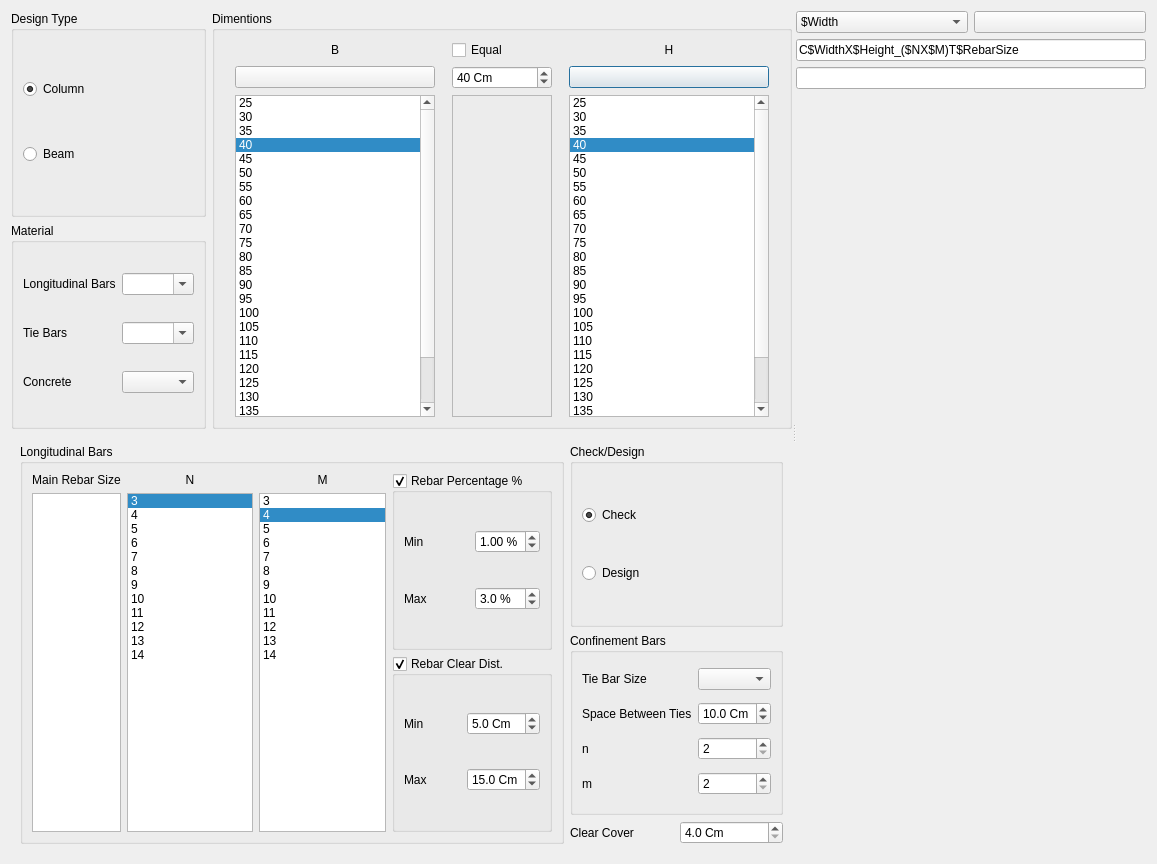
<?xml version="1.0" encoding="UTF-8"?>
<ui version="4.0">
 <class>Dialog</class>
 <widget class="QDialog" name="Dialog">
  <property name="geometry">
   <rect>
    <x>0</x>
    <y>0</y>
    <width>1157</width>
    <height>864</height>
   </rect>
  </property>
  <property name="windowTitle">
   <string>Create Section</string>
  </property>
  <layout class="QVBoxLayout" name="verticalLayout_10">
   <item>
    <widget class="QSplitter" name="splitter">
     <property name="orientation">
      <enum>Qt::Horizontal</enum>
     </property>
     <widget class="QWidget" name="widget_2" native="true">
      <layout class="QVBoxLayout" name="verticalLayout_12">
       <item>
        <layout class="QHBoxLayout" name="horizontalLayout">
         <item>
          <layout class="QVBoxLayout" name="verticalLayout_2">
           <item>
            <widget class="QGroupBox" name="groupBox">
             <property name="title">
              <string>Design Type</string>
             </property>
             <layout class="QVBoxLayout" name="verticalLayout">
              <item>
               <widget class="QRadioButton" name="column_type">
                <property name="text">
                 <string>Column</string>
                </property>
                <property name="checked">
                 <bool>true</bool>
                </property>
               </widget>
              </item>
              <item>
               <widget class="QRadioButton" name="beam_type">
                <property name="text">
                 <string>Beam</string>
                </property>
               </widget>
              </item>
             </layout>
            </widget>
           </item>
           <item>
            <widget class="QGroupBox" name="groupBox_2">
             <property name="title">
              <string>Material</string>
             </property>
             <layout class="QGridLayout" name="gridLayout_2">
              <item row="2" column="1">
               <widget class="QComboBox" name="concrete_mats"/>
              </item>
              <item row="0" column="0">
               <widget class="QLabel" name="label">
                <property name="text">
                 <string>Longitudinal Bars</string>
                </property>
                <property name="buddy">
                 <cstring>widget_2</cstring>
                </property>
               </widget>
              </item>
              <item row="0" column="1">
               <widget class="QComboBox" name="longitudinal_bars_mats">
                <property name="editable">
                 <bool>true</bool>
                </property>
               </widget>
              </item>
              <item row="1" column="0">
               <widget class="QLabel" name="label_2">
                <property name="text">
                 <string>Tie Bars</string>
                </property>
               </widget>
              </item>
              <item row="2" column="0">
               <widget class="QLabel" name="label_3">
                <property name="text">
                 <string>Concrete</string>
                </property>
               </widget>
              </item>
              <item row="1" column="1">
               <widget class="QComboBox" name="tie_bars_mats">
                <property name="editable">
                 <bool>true</bool>
                </property>
               </widget>
              </item>
             </layout>
            </widget>
           </item>
          </layout>
         </item>
         <item>
          <widget class="QGroupBox" name="groupBox_3">
           <property name="title">
            <string>Dimentions</string>
           </property>
           <layout class="QGridLayout" name="gridLayout_5">
            <item row="3" column="1">
             <widget class="QFrame" name="frame">
              <property name="frameShape">
               <enum>QFrame::StyledPanel</enum>
              </property>
              <property name="frameShadow">
               <enum>QFrame::Raised</enum>
              </property>
              <layout class="QVBoxLayout" name="verticalLayout_5">
               <item>
                <spacer name="verticalSpacer_2">
                 <property name="orientation">
                  <enum>Qt::Vertical</enum>
                 </property>
                 <property name="sizeHint" stdset="0">
                  <size>
                   <width>20</width>
                   <height>40</height>
                  </size>
                 </property>
                </spacer>
               </item>
              </layout>
             </widget>
            </item>
            <item row="2" column="2">
             <widget class="QPushButton" name="height_add_button">
              <property name="text">
               <string/>
              </property>
              <property name="icon">
               <iconset resource="../../civiltools.qrc">
                <normaloff>:/civiltools/images/down.svg</normaloff>:/civiltools/images/down.svg</iconset>
              </property>
             </widget>
            </item>
            <item row="2" column="1">
             <widget class="QSpinBox" name="dimension">
              <property name="maximumSize">
               <size>
                <width>100</width>
                <height>16777215</height>
               </size>
              </property>
              <property name="suffix">
               <string> Cm</string>
              </property>
              <property name="prefix">
               <string/>
              </property>
              <property name="minimum">
               <number>25</number>
              </property>
              <property name="maximum">
               <number>200</number>
              </property>
              <property name="singleStep">
               <number>5</number>
              </property>
              <property name="value">
               <number>40</number>
              </property>
             </widget>
            </item>
            <item row="2" column="0">
             <widget class="QPushButton" name="width_add_button">
              <property name="text">
               <string/>
              </property>
              <property name="icon">
               <iconset resource="../../civiltools.qrc">
                <normaloff>:/civiltools/images/down.svg</normaloff>:/civiltools/images/down.svg</iconset>
              </property>
             </widget>
            </item>
            <item row="3" column="0">
             <widget class="QListWidget" name="width_list">
              <property name="maximumSize">
               <size>
                <width>200</width>
                <height>16777215</height>
               </size>
              </property>
              <property name="selectionMode">
               <enum>QAbstractItemView::ExtendedSelection</enum>
              </property>
              <property name="selectionRectVisible">
               <bool>false</bool>
              </property>
              <property name="currentRow">
               <number>3</number>
              </property>
              <property name="sortingEnabled">
               <bool>false</bool>
              </property>
              <item>
               <property name="text">
                <string>25</string>
               </property>
              </item>
              <item>
               <property name="text">
                <string>30</string>
               </property>
              </item>
              <item>
               <property name="text">
                <string>35</string>
               </property>
              </item>
              <item>
               <property name="text">
                <string>40</string>
               </property>
              </item>
              <item>
               <property name="text">
                <string>45</string>
               </property>
              </item>
              <item>
               <property name="text">
                <string>50</string>
               </property>
              </item>
              <item>
               <property name="text">
                <string>55</string>
               </property>
              </item>
              <item>
               <property name="text">
                <string>60</string>
               </property>
              </item>
              <item>
               <property name="text">
                <string>65</string>
               </property>
              </item>
              <item>
               <property name="text">
                <string>70</string>
               </property>
              </item>
              <item>
               <property name="text">
                <string>75</string>
               </property>
              </item>
              <item>
               <property name="text">
                <string>80</string>
               </property>
              </item>
              <item>
               <property name="text">
                <string>85</string>
               </property>
              </item>
              <item>
               <property name="text">
                <string>90</string>
               </property>
              </item>
              <item>
               <property name="text">
                <string>95</string>
               </property>
              </item>
              <item>
               <property name="text">
                <string>100</string>
               </property>
              </item>
              <item>
               <property name="text">
                <string>105</string>
               </property>
              </item>
              <item>
               <property name="text">
                <string>110</string>
               </property>
              </item>
              <item>
               <property name="text">
                <string>115</string>
               </property>
              </item>
              <item>
               <property name="text">
                <string>120</string>
               </property>
              </item>
              <item>
               <property name="text">
                <string>125</string>
               </property>
              </item>
              <item>
               <property name="text">
                <string>130</string>
               </property>
              </item>
              <item>
               <property name="text">
                <string>135</string>
               </property>
              </item>
              <item>
               <property name="text">
                <string>140</string>
               </property>
              </item>
              <item>
               <property name="text">
                <string>145</string>
               </property>
              </item>
              <item>
               <property name="text">
                <string>150</string>
               </property>
              </item>
             </widget>
            </item>
            <item row="1" column="2">
             <widget class="QLabel" name="label_9">
              <property name="text">
               <string>H</string>
              </property>
              <property name="alignment">
               <set>Qt::AlignCenter</set>
              </property>
             </widget>
            </item>
            <item row="1" column="0">
             <widget class="QLabel" name="label_8">
              <property name="text">
               <string>B</string>
              </property>
              <property name="alignment">
               <set>Qt::AlignCenter</set>
              </property>
             </widget>
            </item>
            <item row="3" column="2">
             <widget class="QListWidget" name="height_list">
              <property name="maximumSize">
               <size>
                <width>200</width>
                <height>16777215</height>
               </size>
              </property>
              <property name="alternatingRowColors">
               <bool>false</bool>
              </property>
              <property name="selectionMode">
               <enum>QAbstractItemView::ExtendedSelection</enum>
              </property>
              <property name="selectionRectVisible">
               <bool>false</bool>
              </property>
              <property name="currentRow">
               <number>3</number>
              </property>
              <property name="sortingEnabled">
               <bool>false</bool>
              </property>
              <item>
               <property name="text">
                <string>25</string>
               </property>
              </item>
              <item>
               <property name="text">
                <string>30</string>
               </property>
              </item>
              <item>
               <property name="text">
                <string>35</string>
               </property>
              </item>
              <item>
               <property name="text">
                <string>40</string>
               </property>
              </item>
              <item>
               <property name="text">
                <string>45</string>
               </property>
              </item>
              <item>
               <property name="text">
                <string>50</string>
               </property>
              </item>
              <item>
               <property name="text">
                <string>55</string>
               </property>
              </item>
              <item>
               <property name="text">
                <string>60</string>
               </property>
              </item>
              <item>
               <property name="text">
                <string>65</string>
               </property>
              </item>
              <item>
               <property name="text">
                <string>70</string>
               </property>
              </item>
              <item>
               <property name="text">
                <string>75</string>
               </property>
              </item>
              <item>
               <property name="text">
                <string>80</string>
               </property>
              </item>
              <item>
               <property name="text">
                <string>85</string>
               </property>
              </item>
              <item>
               <property name="text">
                <string>90</string>
               </property>
              </item>
              <item>
               <property name="text">
                <string>95</string>
               </property>
              </item>
              <item>
               <property name="text">
                <string>100</string>
               </property>
              </item>
              <item>
               <property name="text">
                <string>105</string>
               </property>
              </item>
              <item>
               <property name="text">
                <string>110</string>
               </property>
              </item>
              <item>
               <property name="text">
                <string>115</string>
               </property>
              </item>
              <item>
               <property name="text">
                <string>120</string>
               </property>
              </item>
              <item>
               <property name="text">
                <string>125</string>
               </property>
              </item>
              <item>
               <property name="text">
                <string>130</string>
               </property>
              </item>
              <item>
               <property name="text">
                <string>135</string>
               </property>
              </item>
              <item>
               <property name="text">
                <string>140</string>
               </property>
              </item>
              <item>
               <property name="text">
                <string>145</string>
               </property>
              </item>
              <item>
               <property name="text">
                <string>150</string>
               </property>
              </item>
             </widget>
            </item>
            <item row="1" column="1">
             <widget class="QCheckBox" name="equal_checkbox">
              <property name="text">
               <string>Equal</string>
              </property>
             </widget>
            </item>
           </layout>
          </widget>
         </item>
        </layout>
       </item>
       <item>
        <widget class="QStackedWidget" name="beam_column_stacked">
         <property name="currentIndex">
          <number>0</number>
         </property>
         <widget class="QWidget" name="column_page">
          <layout class="QHBoxLayout" name="horizontalLayout_2">
           <item>
            <widget class="QGroupBox" name="groupBox_5">
             <property name="title">
              <string>Longitudinal Bars</string>
             </property>
             <layout class="QGridLayout" name="gridLayout_3">
              <item row="1" column="0">
               <layout class="QVBoxLayout" name="verticalLayout_6">
                <item>
                 <widget class="QLabel" name="label_23">
                  <property name="text">
                   <string>Main Rebar Size</string>
                  </property>
                  <property name="alignment">
                   <set>Qt::AlignCenter</set>
                  </property>
                 </widget>
                </item>
                <item>
                 <widget class="QListWidget" name="main_rebar_size_list">
                  <property name="selectionMode">
                   <enum>QAbstractItemView::ExtendedSelection</enum>
                  </property>
                  <property name="currentRow">
                   <number>-1</number>
                  </property>
                  <property name="sortingEnabled">
                   <bool>true</bool>
                  </property>
                 </widget>
                </item>
               </layout>
              </item>
              <item row="1" column="1">
               <layout class="QGridLayout" name="gridLayout">
                <item row="0" column="1">
                 <widget class="QLabel" name="label_18">
                  <property name="toolTip">
                   <string>Number Of Rebars in 2d Dir</string>
                  </property>
                  <property name="text">
                   <string>M</string>
                  </property>
                  <property name="alignment">
                   <set>Qt::AlignCenter</set>
                  </property>
                 </widget>
                </item>
                <item row="0" column="0">
                 <widget class="QLabel" name="label_16">
                  <property name="toolTip">
                   <string>Number Of Rebars in 3d Dir</string>
                  </property>
                  <property name="text">
                   <string>N</string>
                  </property>
                  <property name="alignment">
                   <set>Qt::AlignCenter</set>
                  </property>
                 </widget>
                </item>
                <item row="2" column="0">
                 <widget class="QListWidget" name="x_rebar_list">
                  <property name="selectionMode">
                   <enum>QAbstractItemView::ExtendedSelection</enum>
                  </property>
                  <property name="currentRow">
                   <number>0</number>
                  </property>
                  <item>
                   <property name="text">
                    <string>3</string>
                   </property>
                  </item>
                  <item>
                   <property name="text">
                    <string>4</string>
                   </property>
                  </item>
                  <item>
                   <property name="text">
                    <string>5</string>
                   </property>
                  </item>
                  <item>
                   <property name="text">
                    <string>6</string>
                   </property>
                  </item>
                  <item>
                   <property name="text">
                    <string>7</string>
                   </property>
                  </item>
                  <item>
                   <property name="text">
                    <string>8</string>
                   </property>
                  </item>
                  <item>
                   <property name="text">
                    <string>9</string>
                   </property>
                  </item>
                  <item>
                   <property name="text">
                    <string>10</string>
                   </property>
                  </item>
                  <item>
                   <property name="text">
                    <string>11</string>
                   </property>
                  </item>
                  <item>
                   <property name="text">
                    <string>12</string>
                   </property>
                  </item>
                  <item>
                   <property name="text">
                    <string>13</string>
                   </property>
                  </item>
                  <item>
                   <property name="text">
                    <string>14</string>
                   </property>
                  </item>
                 </widget>
                </item>
                <item row="2" column="1">
                 <widget class="QListWidget" name="y_rebar_list">
                  <property name="selectionMode">
                   <enum>QAbstractItemView::ExtendedSelection</enum>
                  </property>
                  <property name="currentRow">
                   <number>1</number>
                  </property>
                  <item>
                   <property name="text">
                    <string>3</string>
                   </property>
                  </item>
                  <item>
                   <property name="text">
                    <string>4</string>
                   </property>
                  </item>
                  <item>
                   <property name="text">
                    <string>5</string>
                   </property>
                  </item>
                  <item>
                   <property name="text">
                    <string>6</string>
                   </property>
                  </item>
                  <item>
                   <property name="text">
                    <string>7</string>
                   </property>
                  </item>
                  <item>
                   <property name="text">
                    <string>8</string>
                   </property>
                  </item>
                  <item>
                   <property name="text">
                    <string>9</string>
                   </property>
                  </item>
                  <item>
                   <property name="text">
                    <string>10</string>
                   </property>
                  </item>
                  <item>
                   <property name="text">
                    <string>11</string>
                   </property>
                  </item>
                  <item>
                   <property name="text">
                    <string>12</string>
                   </property>
                  </item>
                  <item>
                   <property name="text">
                    <string>13</string>
                   </property>
                  </item>
                  <item>
                   <property name="text">
                    <string>14</string>
                   </property>
                  </item>
                 </widget>
                </item>
               </layout>
              </item>
              <item row="1" column="2">
               <layout class="QVBoxLayout" name="verticalLayout_7">
                <item>
                 <widget class="QGroupBox" name="rebar_percentage">
                  <property name="title">
                   <string>Rebar Percentage %</string>
                  </property>
                  <property name="checkable">
                   <bool>true</bool>
                  </property>
                  <property name="checked">
                   <bool>true</bool>
                  </property>
                  <layout class="QGridLayout" name="gridLayout_6">
                   <item row="0" column="0">
                    <widget class="QLabel" name="label_20">
                     <property name="text">
                      <string>Min</string>
                     </property>
                    </widget>
                   </item>
                   <item row="0" column="1">
                    <widget class="QDoubleSpinBox" name="min_p">
                     <property name="suffix">
                      <string> %</string>
                     </property>
                     <property name="decimals">
                      <number>2</number>
                     </property>
                     <property name="minimum">
                      <double>0.980000000000000</double>
                     </property>
                     <property name="maximum">
                      <double>3.000000000000000</double>
                     </property>
                     <property name="singleStep">
                      <double>0.100000000000000</double>
                     </property>
                     <property name="value">
                      <double>1.000000000000000</double>
                     </property>
                    </widget>
                   </item>
                   <item row="1" column="0">
                    <widget class="QLabel" name="label_19">
                     <property name="text">
                      <string>Max</string>
                     </property>
                    </widget>
                   </item>
                   <item row="1" column="1">
                    <widget class="QDoubleSpinBox" name="max_p">
                     <property name="suffix">
                      <string> %</string>
                     </property>
                     <property name="decimals">
                      <number>1</number>
                     </property>
                     <property name="minimum">
                      <double>1.000000000000000</double>
                     </property>
                     <property name="maximum">
                      <double>8.000000000000000</double>
                     </property>
                     <property name="singleStep">
                      <double>0.100000000000000</double>
                     </property>
                     <property name="value">
                      <double>3.000000000000000</double>
                     </property>
                    </widget>
                   </item>
                  </layout>
                 </widget>
                </item>
                <item>
                 <widget class="QGroupBox" name="rebar_clear_distance">
                  <property name="title">
                   <string>Rebar Clear Dist.</string>
                  </property>
                  <property name="checkable">
                   <bool>true</bool>
                  </property>
                  <property name="checked">
                   <bool>true</bool>
                  </property>
                  <layout class="QGridLayout" name="gridLayout_7">
                   <item row="1" column="1">
                    <widget class="QDoubleSpinBox" name="max_rebar_dist">
                     <property name="suffix">
                      <string> Cm</string>
                     </property>
                     <property name="decimals">
                      <number>1</number>
                     </property>
                     <property name="minimum">
                      <double>5.000000000000000</double>
                     </property>
                     <property name="maximum">
                      <double>30.000000000000000</double>
                     </property>
                     <property name="singleStep">
                      <double>1.000000000000000</double>
                     </property>
                     <property name="value">
                      <double>15.000000000000000</double>
                     </property>
                    </widget>
                   </item>
                   <item row="0" column="0">
                    <widget class="QLabel" name="label_21">
                     <property name="text">
                      <string>Min</string>
                     </property>
                    </widget>
                   </item>
                   <item row="1" column="0">
                    <widget class="QLabel" name="label_22">
                     <property name="text">
                      <string>Max</string>
                     </property>
                    </widget>
                   </item>
                   <item row="0" column="1">
                    <widget class="QDoubleSpinBox" name="min_rebar_dist">
                     <property name="suffix">
                      <string> Cm</string>
                     </property>
                     <property name="decimals">
                      <number>1</number>
                     </property>
                     <property name="minimum">
                      <double>3.000000000000000</double>
                     </property>
                     <property name="maximum">
                      <double>30.000000000000000</double>
                     </property>
                     <property name="singleStep">
                      <double>1.000000000000000</double>
                     </property>
                     <property name="value">
                      <double>5.000000000000000</double>
                     </property>
                    </widget>
                   </item>
                  </layout>
                 </widget>
                </item>
               </layout>
              </item>
             </layout>
            </widget>
           </item>
           <item>
            <layout class="QVBoxLayout" name="verticalLayout_8">
             <item>
              <widget class="QGroupBox" name="groupBox_4">
               <property name="title">
                <string>Check/Design</string>
               </property>
               <layout class="QVBoxLayout" name="verticalLayout_3">
                <item>
                 <widget class="QRadioButton" name="check">
                  <property name="text">
                   <string>Check</string>
                  </property>
                  <property name="checked">
                   <bool>true</bool>
                  </property>
                 </widget>
                </item>
                <item>
                 <widget class="QRadioButton" name="design">
                  <property name="text">
                   <string>Design</string>
                  </property>
                 </widget>
                </item>
               </layout>
              </widget>
             </item>
             <item>
              <widget class="QGroupBox" name="groupBox_6">
               <property name="title">
                <string>Confinement Bars</string>
               </property>
               <layout class="QGridLayout" name="gridLayout_4">
                <item row="4" column="0">
                 <widget class="QLabel" name="label_14">
                  <property name="text">
                   <string>m</string>
                  </property>
                 </widget>
                </item>
                <item row="4" column="1">
                 <widget class="QSpinBox" name="m_2">
                  <property name="suffix">
                   <string/>
                  </property>
                  <property name="prefix">
                   <string/>
                  </property>
                  <property name="minimum">
                   <number>2</number>
                  </property>
                  <property name="maximum">
                   <number>20</number>
                  </property>
                  <property name="singleStep">
                   <number>1</number>
                  </property>
                  <property name="value">
                   <number>2</number>
                  </property>
                 </widget>
                </item>
                <item row="1" column="0">
                 <widget class="QLabel" name="label_17">
                  <property name="text">
                   <string>Tie Bar Size</string>
                  </property>
                 </widget>
                </item>
                <item row="2" column="0">
                 <widget class="QLabel" name="label_12">
                  <property name="text">
                   <string>Space Between Ties</string>
                  </property>
                 </widget>
                </item>
                <item row="3" column="0">
                 <widget class="QLabel" name="label_13">
                  <property name="text">
                   <string>n</string>
                  </property>
                 </widget>
                </item>
                <item row="2" column="1">
                 <widget class="QDoubleSpinBox" name="tie_space">
                  <property name="suffix">
                   <string> Cm</string>
                  </property>
                  <property name="decimals">
                   <number>1</number>
                  </property>
                  <property name="minimum">
                   <double>5.000000000000000</double>
                  </property>
                  <property name="maximum">
                   <double>25.000000000000000</double>
                  </property>
                  <property name="value">
                   <double>10.000000000000000</double>
                  </property>
                 </widget>
                </item>
                <item row="3" column="1">
                 <widget class="QSpinBox" name="n_2">
                  <property name="suffix">
                   <string/>
                  </property>
                  <property name="prefix">
                   <string/>
                  </property>
                  <property name="minimum">
                   <number>2</number>
                  </property>
                  <property name="maximum">
                   <number>20</number>
                  </property>
                  <property name="singleStep">
                   <number>1</number>
                  </property>
                  <property name="value">
                   <number>2</number>
                  </property>
                 </widget>
                </item>
                <item row="1" column="1">
                 <widget class="QComboBox" name="tie_bar_size"/>
                </item>
               </layout>
              </widget>
             </item>
             <item>
              <layout class="QHBoxLayout" name="horizontalLayout_4">
               <item>
                <widget class="QLabel" name="label_7">
                 <property name="text">
                  <string>Clear Cover</string>
                 </property>
                </widget>
               </item>
               <item>
                <widget class="QDoubleSpinBox" name="column_cover">
                 <property name="suffix">
                  <string> Cm</string>
                 </property>
                 <property name="decimals">
                  <number>1</number>
                 </property>
                 <property name="minimum">
                  <double>4.000000000000000</double>
                 </property>
                 <property name="maximum">
                  <double>10.000000000000000</double>
                 </property>
                 <property name="value">
                  <double>4.000000000000000</double>
                 </property>
                </widget>
               </item>
              </layout>
             </item>
            </layout>
           </item>
          </layout>
         </widget>
         <widget class="QWidget" name="beam_page">
          <layout class="QVBoxLayout" name="verticalLayout_4">
           <item>
            <layout class="QHBoxLayout" name="horizontalLayout_3">
             <item>
              <widget class="QLabel" name="label_15">
               <property name="text">
                <string>Cover to Center</string>
               </property>
              </widget>
             </item>
             <item>
              <widget class="QDoubleSpinBox" name="beam_cover">
               <property name="suffix">
                <string> Cm</string>
               </property>
               <property name="decimals">
                <number>1</number>
               </property>
               <property name="minimum">
                <double>4.000000000000000</double>
               </property>
               <property name="maximum">
                <double>15.000000000000000</double>
               </property>
               <property name="value">
                <double>6.000000000000000</double>
               </property>
              </widget>
             </item>
             <item>
              <spacer name="horizontalSpacer">
               <property name="orientation">
                <enum>Qt::Horizontal</enum>
               </property>
               <property name="sizeHint" stdset="0">
                <size>
                 <width>40</width>
                 <height>20</height>
                </size>
               </property>
              </spacer>
             </item>
            </layout>
           </item>
           <item>
            <spacer name="verticalSpacer">
             <property name="orientation">
              <enum>Qt::Vertical</enum>
             </property>
             <property name="sizeHint" stdset="0">
              <size>
               <width>20</width>
               <height>204</height>
              </size>
             </property>
            </spacer>
           </item>
          </layout>
         </widget>
        </widget>
       </item>
      </layout>
     </widget>
     <widget class="QWidget" name="widget_3" native="true">
      <layout class="QGridLayout" name="gridLayout_9">
       <item row="1" column="0" colspan="2">
        <widget class="QLineEdit" name="section_pattern_name">
         <property name="text">
          <string>C$WidthX$Height_($NX$M)T$RebarSize</string>
         </property>
        </widget>
       </item>
       <item row="0" column="1">
        <widget class="QPushButton" name="add_name_pattern_button">
         <property name="text">
          <string/>
         </property>
         <property name="icon">
          <iconset resource="../../civiltools.qrc">
           <normaloff>:/civiltools/images/add.svg</normaloff>:/civiltools/images/add.svg</iconset>
         </property>
        </widget>
       </item>
       <item row="2" column="0" colspan="2">
        <widget class="QLineEdit" name="section_name">
         <property name="readOnly">
          <bool>true</bool>
         </property>
        </widget>
       </item>
       <item row="0" column="0">
        <widget class="QComboBox" name="name_pattern_box">
         <item>
          <property name="text">
           <string>$Width</string>
          </property>
         </item>
         <item>
          <property name="text">
           <string>$Height</string>
          </property>
         </item>
         <item>
          <property name="text">
           <string>$TotalRebars</string>
          </property>
         </item>
         <item>
          <property name="text">
           <string>$RebarSize</string>
          </property>
         </item>
         <item>
          <property name="text">
           <string>$N</string>
          </property>
         </item>
         <item>
          <property name="text">
           <string>$M</string>
          </property>
         </item>
         <item>
          <property name="text">
           <string>$Fc</string>
          </property>
         </item>
         <item>
          <property name="text">
           <string>$RebarPercentage</string>
          </property>
         </item>
        </widget>
       </item>
       <item row="3" column="0" colspan="2">
        <widget class="QPushButton" name="pushButton">
         <property name="minimumSize">
          <size>
           <width>350</width>
           <height>350</height>
          </size>
         </property>
         <property name="autoFillBackground">
          <bool>false</bool>
         </property>
         <property name="styleSheet">
          <string notr="true"/>
         </property>
         <property name="text">
          <string/>
         </property>
         <property name="icon">
          <iconset resource="../../civiltools.qrc">
           <normaloff>:/civiltools/images/create_frame_sections.svg</normaloff>:/civiltools/images/create_frame_sections.svg</iconset>
         </property>
         <property name="iconSize">
          <size>
           <width>350</width>
           <height>350</height>
          </size>
         </property>
         <property name="autoExclusive">
          <bool>false</bool>
         </property>
         <property name="autoDefault">
          <bool>true</bool>
         </property>
         <property name="flat">
          <bool>true</bool>
         </property>
        </widget>
       </item>
       <item row="5" column="0" colspan="2">
        <widget class="QPushButton" name="run">
         <property name="minimumSize">
          <size>
           <width>100</width>
           <height>100</height>
          </size>
         </property>
         <property name="text">
          <string/>
         </property>
         <property name="icon">
          <iconset resource="../../civiltools.qrc">
           <normaloff>:/civiltools/images/run.svg</normaloff>:/civiltools/images/run.svg</iconset>
         </property>
         <property name="iconSize">
          <size>
           <width>100</width>
           <height>100</height>
          </size>
         </property>
         <property name="flat">
          <bool>true</bool>
         </property>
        </widget>
       </item>
       <item row="4" column="0" colspan="2">
        <spacer name="verticalSpacer_3">
         <property name="orientation">
          <enum>Qt::Vertical</enum>
         </property>
         <property name="sizeHint" stdset="0">
          <size>
           <width>20</width>
           <height>40</height>
          </size>
         </property>
        </spacer>
       </item>
      </layout>
     </widget>
    </widget>
   </item>
  </layout>
 </widget>
 <resources>
  <include location="../../civiltools.qrc"/>
 </resources>
 <connections/>
</ui>
